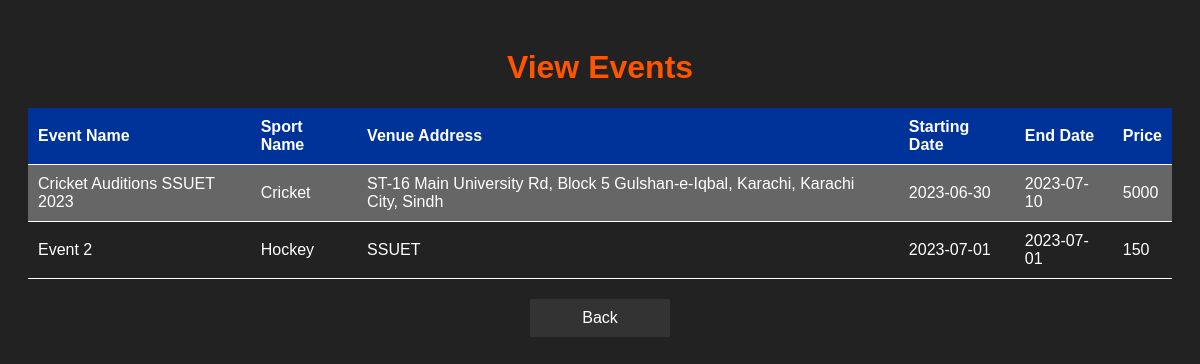
Screenshot of /php/viewEvents.php with the database file from the repository.
### tables this page shows
CREATE TABLE `venue` (
  `id` int(11) NOT NULL,
  `event_name` varchar(255) DEFAULT NULL,
  `sport_name` varchar(255) DEFAULT NULL,
  `venue_address` text DEFAULT NULL,
  `starting_date` date DEFAULT NULL,
  `end_date` date DEFAULT NULL,
  `price` int(11) DEFAULT NULL
);

### php/viewEvents.php (the view, shortened to what this page needs)
<?php
$db_host = 'localhost';
$db_name = 'sport';
$db_user = 'root';
$db_pass = '';
$conn = new mysqli($db_host, $db_user, $db_pass, $db_name);
$sql = "SELECT * FROM venue";
$result = $conn->query($sql);
?>
<!DOCTYPE html>
<html>
<head>
</head>
<body>
    <h1>View Events</h1>
    <table>
        <tr>
            <th>Event Name</th>
            <th>Sport Name</th>
            <th>Venue Address</th>
            <th>Starting Date</th>
            <th>End Date</th>
            <th>Price</th>
        </tr>
        <?php
        if ($result->num_rows > 0) {
            while ($row = $result->fetch_assoc()) {
                echo "<tr>";
                echo "<td>" . $row['event_name'] . "</td>";
                echo "<td>" . $row['sport_name'] . "</td>";
                echo "<td>" . $row['venue_address'] . "</td>";
                echo "<td>" . $row['starting_date'] . "</td>";
                echo "<td>" . $row['end_date'] . "</td>";
                echo "<td>" . $row['price'] . "</td>";
                echo "</tr>";
            }
        } else {
            echo "<tr><td colspan='6'>No events found</td></tr>";
        }
        ?>
    </table>
    <a href="menu.php" class="back-button">Back</a>
</body>
</html>

### php/global.css (style rules this page uses)
:root { --font: 'Lucida Sans', 'Lucida Sans Regular', 'Lucida Grande', 'Lucida Sans Unicode', Geneva, Verdana, sans-serif, sans-serif; }
body { font-family: var(--font); background-color: #222; color: #ffffff; padding: 20px; }
h1 { color: #FF5500; text-align: center; }

### php/viewEvents.php (style rules this page uses)
h1 { color: #FF5500; text-align: center; }
table { width: 100%; border-collapse: collapse; margin-top: 20px; }
th, td { padding: 10px; text-align: left; border-bottom: 1px solid #FFFFFF; }
th { background-color: #003399; }
tr:nth-child(even) { background-color: #666666; }
.back-button { display: block; width: 120px; margin: 20px auto; text-align: center; background-color: #333; color: #FFFFFF; padding: 10px; text-decoration: none; }

### rows the page displays
venue: event_name "Cricket Auditions SSUET 2023", sport_name "Cricket", venue_address "ST-16 Main University Rd, Block 5 Gulshan-e-Iqbal, Karachi, Karachi City, Sindh", starting_date "2023-06-30", end_date "2023-07-10", price "5000"
venue: event_name "Event 2", sport_name "Hockey", venue_address "SSUET", starting_date "2023-07-01", end_date "2023-07-01", price "150"
